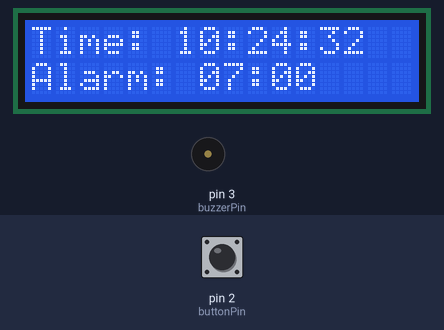
Recording of a sketch running on a simulated Arduino Uno, built with avr-gcc and run on an emulated ATmega328P. Shown: 16×2 character LCD, buzzer (waves = sounding, pin HIGH). The inputs (shaded band) are chosen by the test bench; at power-on: pin 2 (buttonPin) HIGH. The local clock reads 2024-03-15 10:24:30 at power-on unless the sketch sets it.

Above: at 2.2 s.
2.3 s: pin 2 (buttonPin) pulled LOW for 3.2 s
At 4.9 s:
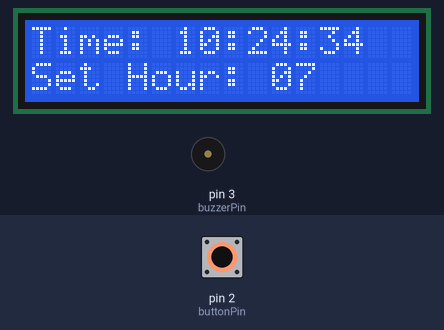
At 6.8 s:
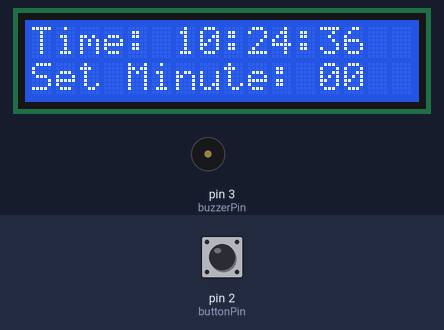
7.0 s: pin 2 (buttonPin) pulled LOW for 0.3 s
At 10.8 s:
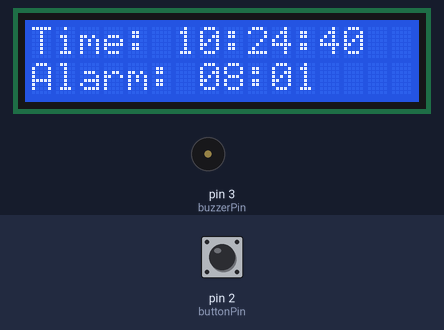
Timing chart, 0 to 12.3 s (numbered marks = the images above; inputs shaded):
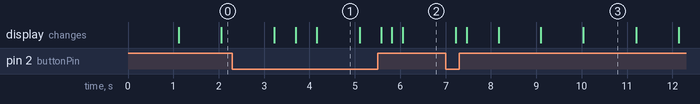

The sketch:

Clock-With-Alarm.ino
```cpp
#include <Wire.h>
#include <RTClib.h>
#include <LiquidCrystal_I2C.h>

RTC_DS1307 rtc;
LiquidCrystal_I2C lcd(0x27, 16, 2);

const int buttonPin = 2;
const int buzzerPin = 3;

// Alarm config
int alarmHour = 7;
int alarmMinute = 0;
bool alarmTriggered = false;
bool settingAlarm = false;
bool settingHour = true;

unsigned long buttonPressTime = 0;
bool lastButtonState = HIGH;

void setup() {
  pinMode(buttonPin, INPUT_PULLUP);
  pinMode(buzzerPin, OUTPUT);

  lcd.init();
  lcd.backlight();
  rtc.begin();

  if (!rtc.isrunning()) {
    rtc.adjust(DateTime(F(__DATE__), F(__TIME__)));
  }

  lcd.clear();
  lcd.setCursor(0, 0);
  lcd.print("Alarm Clock Ready");
  delay(1000);
  lcd.clear();
}

void loop() {
  DateTime now = rtc.now();

  // --- Button Handling ---
  bool buttonState = digitalRead(buttonPin);
  unsigned long currentTime = millis();

  // Long press detection (enter set mode)
  if (buttonState == LOW && lastButtonState == HIGH) {
    buttonPressTime = currentTime;
  }

  if (buttonState == LOW && !settingAlarm && (currentTime - buttonPressTime > 1000)) {
    settingAlarm = true;
    settingHour = true;
    lcd.clear();
  }

  // Short press in set mode
  if (buttonState == HIGH && lastButtonState == LOW) {
    if (settingAlarm) {
      if (settingHour) {
        alarmHour = (alarmHour + 1) % 24;
      } else {
        alarmMinute = (alarmMinute + 1) % 60;
        settingAlarm = false; // Done setting
        lcd.clear();
      }
    }
  }

  lastButtonState = buttonState;

  // --- Display ---
  lcd.setCursor(0, 0);
  char timeBuf[9];
  snprintf(timeBuf, sizeof(timeBuf), "%02d:%02d:%02d", now.hour(), now.minute(), now.second());
  lcd.print("Time: ");
  lcd.print(timeBuf);
  lcd.print(" ");

  lcd.setCursor(0, 1);
  if (settingAlarm) {
    if (settingHour) {
      lcd.print("Set Hour: ");
      lcd.print((alarmHour < 10) ? "0" : "");
      lcd.print(alarmHour);
      lcd.print("        ");
    } else {
      lcd.print("Set Minute: ");
      lcd.print((alarmMinute < 10) ? "0" : "");
      lcd.print(alarmMinute);
      lcd.print("      ");
    }
  } else {
    lcd.print("Alarm: ");
    lcd.print((alarmHour < 10) ? "0" : "");
    lcd.print(alarmHour);
    lcd.print(":");
    lcd.print((alarmMinute < 10) ? "0" : "");
    lcd.print(alarmMinute);
    lcd.print(alarmTriggered ? " *TRIG*" : "      ");
  }

  // Automatically switch from hour to minute after delay
  if (settingAlarm && settingHour && (currentTime - buttonPressTime > 3000)) {
    settingHour = false;
    lcd.clear();
  }

  // --- Alarm Logic ---
  if (!settingAlarm &&
      now.hour() == alarmHour &&
      now.minute() == alarmMinute &&
      now.second() == 0 &&
      !alarmTriggered) {

    alarmTriggered = true;

    for (int i = 0; i < 10; i++) {
      tone(buzzerPin, 1000);
      delay(300);
      noTone(buzzerPin);
      delay(300);
    }
  }

  // Reset alarm trigger so it works again tomorrow
  if (now.minute() != alarmMinute) {
    alarmTriggered = false;
  }

  delay(200);
}
```

Measured:
- after the input at 2.3 s, the display: first differs from a run without the input after 1.4 s (image 1 shows a later state)
- after the input at 7.0 s, the display: first differs from a run without the input after 0.47 s (image 3 shows a later state)
- what the display in image 1 shows lasts 0.9 s, from 4.2 s to 5.1 s
